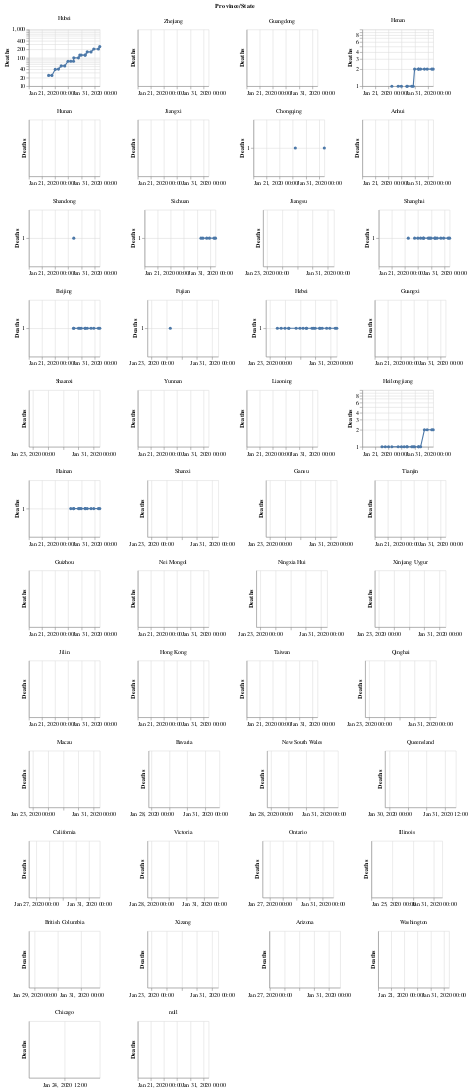

Notebook cell for this chart:
### Code cell
provinces_death = alt.Chart(df_all.replace(0, pd.np.nan), width=125, height=100).mark_line(point=True).encode(
    x=alt.X('yearmonthdatehours(Date):T', title=None),
    #x='Date:T',
    y=alt.Y('Deaths:Q', scale=alt.Scale(type='log')),
    order='Date:T',
    facet=alt.Facet('Province/State:N', columns=4, sort=facet_order),
    tooltip=[alt.Tooltip('yearmonthdatehours(Date):T', title='Date'), 'Deaths:Q','Province/State:N']
).resolve_scale(
    y='independent',
    x='independent'
)
provinces_death

### Figure 1 — Vega-Lite specification as saved in the notebook (floating-point values rounded to 4 significant figures; data arrays with more than 128 entries replaced by an {"elided": "..."} marker saying what was removed)
{"config": {"view": {"continuousWidth": 400, "continuousHeight": 300}}, "data": {"name": "data-b558a9fcaf56db01ee39d2a635551bda"}, "mark": {"type": "line", "point": true}, "encoding": {"facet": {"type": "nominal", "columns": 4, "field": "Province/State", "sort": ["Hubei", "Zhejiang", "Guangdong", "Henan", "Hunan", "Jiangxi", "Chongqing", "Anhui", "Shandong", "Sichuan", "Jiangsu", "Shanghai", "Beijing", "Fujian", "Hebei", "Guangxi", "Shaanxi", "Yunnan", "Liaoning", "Heilongjiang", "Hainan", "Shanxi", "Gansu", "Tianjin", "Guizhou", "Nei Mongol", "Ningxia Hui", "nan", "Xinjiang Uygur", "Jilin", "Hong Kong", "Taiwan", "Qinghai", "Macau", "Bavaria", "New South Wales", "Queensland", "California", "Victoria", "Ontario", "Illinois", "British Columbia", "Xizang", "Arizona", "Washington", "Chicago"]}, "order": {"type": "temporal", "field": "Date"}, "tooltip": [{"type": "temporal", "field": "Date", "timeUnit": "yearmonthdatehours", "title": "Date"}, {"type": "quantitative", "field": "Deaths"}, {"type": "nominal", "field": "Province/State"}], "x": {"type": "temporal", "field": "Date", "timeUnit": "yearmonthdatehours", "title": null}, "y": {"type": "quantitative", "field": "Deaths", "scale": {"type": "log"}}}, "height": 100, "resolve": {"scale": {"x": "independent", "y": "independent"}}, "width": 125, "$schema": "https://vega.github.io/schema/vega-lite/v4.0.0.json", "datasets": {"data-b558a9fcaf56db01ee39d2a635551bda": {"elided": "1125 records"}}}
